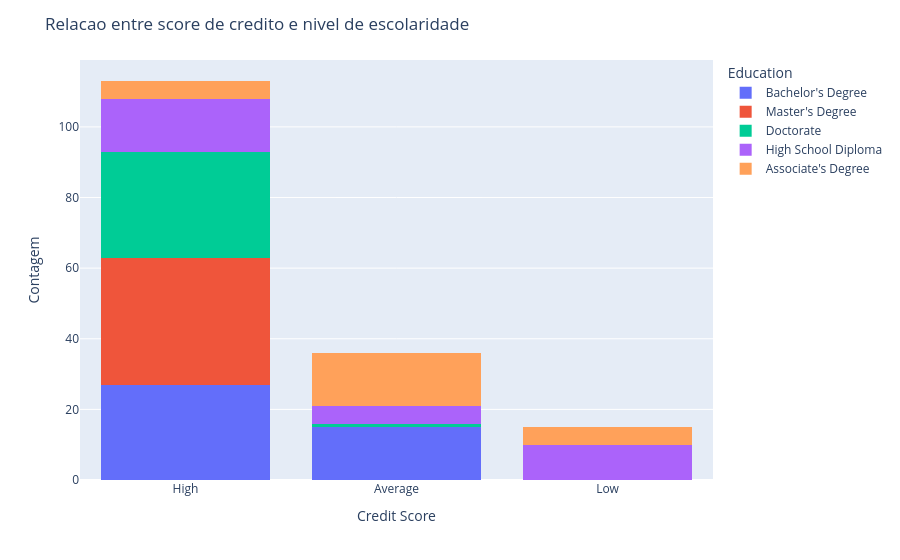

Notebook cell for this chart:
### Code cell
# score de credito x nivel de escolaridade

fig = px.histogram(df, x='Credit Score', color='Education', barmode='stack')

# Layout
fig.update_layout(title='Relacao entre score de credito e nivel de escolaridade',
		  xaxis_title='Credit Score',
		  yaxis_title='Contagem',
		  legend_title='Education')
fig.show()

### Figure 1 — Plotly figure (JSON) as saved in the notebook; plotly's stock layout.template omitted (floating-point values rounded to 4 significant figures)
{"data": [{"alignmentgroup": "True", "bingroup": "x", "hovertemplate": "Education=Bachelor's Degree<br>Credit Score=%{x}<br>count=%{y}<extra></extra>", "legendgroup": "Bachelor's Degree", "marker": {"color": "#636efa", "pattern": {"shape": ""}}, "name": "Bachelor's Degree", "offsetgroup": "Bachelor's Degree", "orientation": "v", "showlegend": true, "type": "histogram", "x": ["High", "High", "Average", "High", "High", "High", "High", "Average", "High", "Average", "High", "High", "High", "High", "Average", "Average", "High", "Average", "High", "High", "High", "High", "Average", "Average", "High", "Average", "High", "High", "High", "High", "Average", "Average", "Average", "Average", "High", "Average", "High", "Average", "High", "High", "High", "High"], "xaxis": "x", "yaxis": "y"}, {"alignmentgroup": "True", "bingroup": "x", "hovertemplate": "Education=Master's Degree<br>Credit Score=%{x}<br>count=%{y}<extra></extra>", "legendgroup": "Master's Degree", "marker": {"color": "#EF553B", "pattern": {"shape": ""}}, "name": "Master's Degree", "offsetgroup": "Master's Degree", "orientation": "v", "showlegend": true, "type": "histogram", "x": ["High", "High", "High", "High", "High", "High", "High", "High", "High", "High", "High", "High", "High", "High", "High", "High", "High", "High", "High", "High", "High", "High", "High", "High", "High", "High", "High", "High", "High", "High", "High", "High", "High", "High", "High", "High"], "xaxis": "x", "yaxis": "y"}, {"alignmentgroup": "True", "bingroup": "x", "hovertemplate": "Education=Doctorate<br>Credit Score=%{x}<br>count=%{y}<extra></extra>", "legendgroup": "Doctorate", "marker": {"color": "#00cc96", "pattern": {"shape": ""}}, "name": "Doctorate", "offsetgroup": "Doctorate", "orientation": "v", "showlegend": true, "type": "histogram", "x": ["High", "High", "High", "High", "High", "High", "High", "High", "High", "High", "High", "High", "High", "High", "High", "High", "High", "High", "High", "High", "High", "High", "High", "High", "High", "Average", "High", "High", "High", "High", "High"], "xaxis": "x", "yaxis": "y"}, {"alignmentgroup": "True", "bingroup": "x", "hovertemplate": "Education=High School Diploma<br>Credit Score=%{x}<br>count=%{y}<extra></extra>", "legendgroup": "High School Diploma", "marker": {"color": "#ab63fa", "pattern": {"shape": ""}}, "name": "High School Diploma", "offsetgroup": "High School Diploma", "orientation": "v", "showlegend": true, "type": "histogram", "x": ["High", "High", "Low", "High", "Average", "Low", "High", "High", "Low", "High", "Average", "Low", "High", "High", "Low", "High", "Average", "Low", "High", "High", "Low", "High", "Average", "Low", "High", "High", "Low", "High", "Average", "Low"], "xaxis": "x", "yaxis": "y"}, {"alignmentgroup": "True", "bingroup": "x", "hovertemplate": "Education=Associate's Degree<br>Credit Score=%{x}<br>count=%{y}<extra></extra>", "legendgroup": "Associate's Degree", "marker": {"color": "#FFA15A", "pattern": {"shape": ""}}, "name": "Associate's Degree", "offsetgroup": "Associate's Degree", "orientation": "v", "showlegend": true, "type": "histogram", "x": ["Average", "Average", "Low", "High", "Average", "Average", "Average", "Low", "High", "Average", "Average", "Average", "Low", "High", "Average", "Average", "Average", "Low", "High", "Average", "Average", "Average", "Low", "High", "Average"], "xaxis": "x", "yaxis": "y"}], "layout": {"autosize": true, "barmode": "stack", "legend": {"title": {"text": "Education"}, "tracegroupgap": 0}, "margin": {"t": 60}, "title": {"text": "Relacao entre score de credito e nivel de escolaridade"}, "xaxis": {"anchor": "y", "autorange": true, "domain": [0, 1], "range": [-0.5, 2.5], "title": {"text": "Credit Score"}, "type": "category"}, "yaxis": {"anchor": "x", "autorange": true, "domain": [0, 1], "range": [0, 118.9], "title": {"text": "Contagem"}}}}
